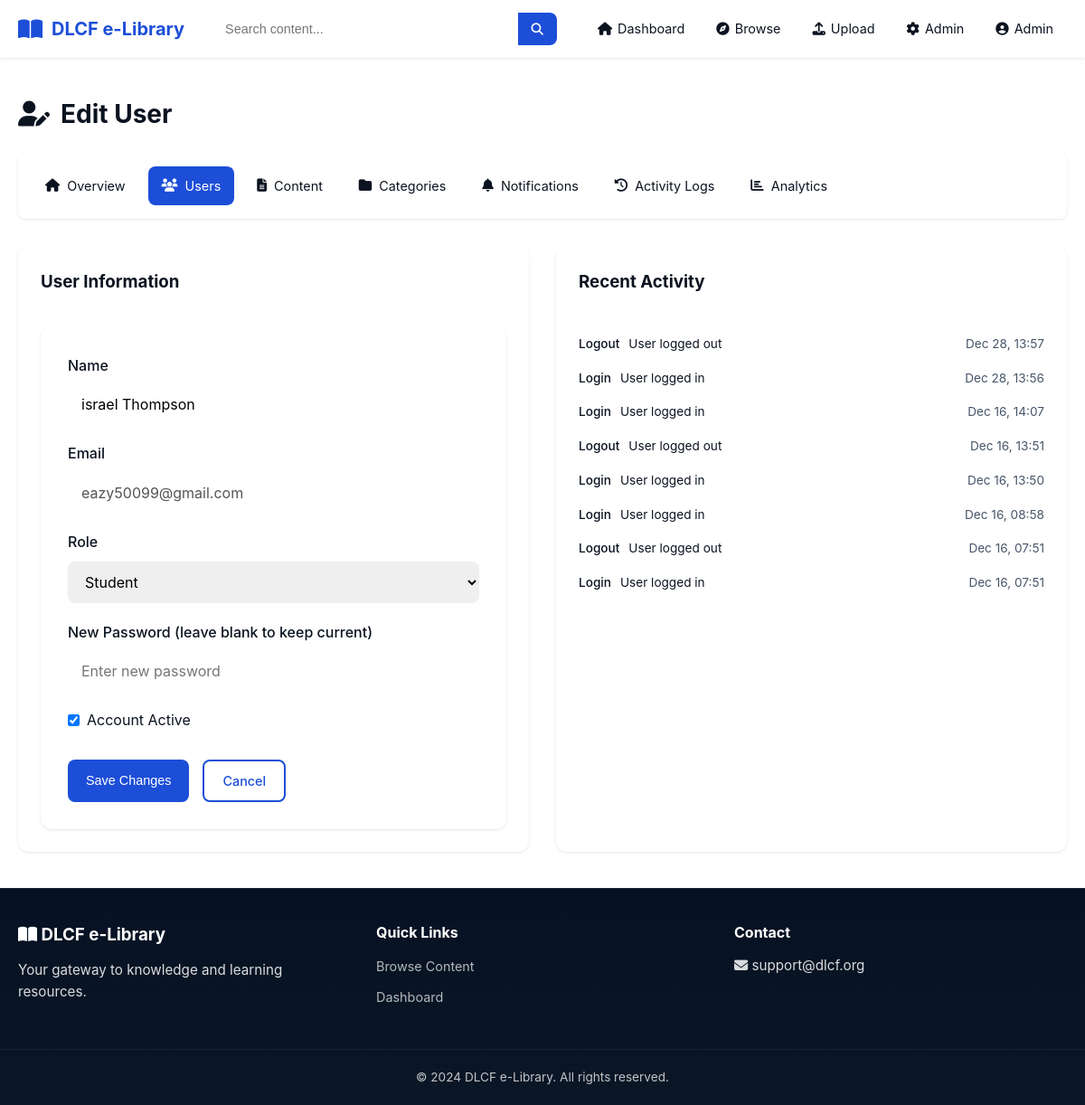
/admin/users/2/edit (signed in), run on the app's committed database.
### models.py (models this page shows, shortened)
class User(UserMixin, db.Model):
    id = db.Column(db.Integer, primary_key=True)
    name = db.Column(db.String(100), nullable=False)
    email = db.Column(db.String(120), unique=True, nullable=False)
    password_hash = db.Column(db.String(255), nullable=False)
    role = db.Column(db.String(20), default='student')
    bio = db.Column(db.Text)
    profile_photo = db.Column(db.String(255))
    created_at = db.Column(db.DateTime, default=datetime.utcnow)
    is_active = db.Column(db.Boolean, default=True)
    contents = db.relationship('Content', backref='uploader', lazy='dynamic')
    activities = db.relationship('ActivityLog', backref='user', lazy='dynamic')
    notifications = db.relationship('Notification', backref='recipient', lazy='dynamic')
    def is_admin(self):
        return self.role == 'admin'
    def can_upload(self):
        return self.role in ['admin', 'teacher']

class ActivityLog(db.Model):
    id = db.Column(db.Integer, primary_key=True)
    user_id = db.Column(db.Integer, db.ForeignKey('user.id'), nullable=False)
    content_id = db.Column(db.Integer, db.ForeignKey('content.id'))
    action = db.Column(db.String(50), nullable=False)
    details = db.Column(db.Text)
    ip_address = db.Column(db.String(50))
    timestamp = db.Column(db.DateTime, default=datetime.utcnow)

### routes/admin.py (the view, shortened to what this page needs)
@admin_bp.route('/users/<int:user_id>/edit', methods=['GET', 'POST'])
@login_required
@admin_required
def edit_user(user_id):
    user = User.query.get_or_404(user_id)
    activities = ActivityLog.query.filter_by(user_id=user.id).order_by(desc(ActivityLog.timestamp)).limit(20).all()
    return render_template('admin/edit_user.html', user=user, activities=activities)

### routes/admin.py (called while the page is built)
def admin_required(f):
    @wraps(f)
    def decorated_function(*args, **kwargs):
        if not current_user.is_authenticated or not current_user.is_admin():
            flash('You do not have permission to access this page.', 'error')
            return redirect(url_for('main.dashboard'))
        return f(*args, **kwargs)
    return decorated_function

### templates/admin/edit_user.html (shortened to what this page needs)
{% extends "base.html" %}
{% block content %}
<div class="admin-page">
    <div class="admin-header">
        <h1><i class="fas fa-user-edit"></i> Edit User</h1>
    </div>
    <div class="admin-nav">
        <a href="{{ url_for('admin.dashboard') }}"><i class="fas fa-home"></i> Overview</a>
        <a href="{{ url_for('admin.users') }}" class="active"><i class="fas fa-users"></i> Users</a>
        <a href="{{ url_for('admin.content') }}"><i class="fas fa-file-alt"></i> Content</a>
        <a href="{{ url_for('admin.categories') }}"><i class="fas fa-folder"></i> Categories</a>
        <a href="{{ url_for('admin.notifications') }}"><i class="fas fa-bell"></i> Notifications</a>
        <a href="{{ url_for('admin.activity') }}"><i class="fas fa-history"></i> Activity Logs</a>
        <a href="{{ url_for('admin.analytics') }}"><i class="fas fa-chart-bar"></i> Analytics</a>
    </div>
    <div class="admin-content-grid">
        <div class="admin-card">
            <h3>User Information</h3>
            <form method="POST" class="admin-form">
                <div class="form-group">
                    <label for="name">Name</label>
                    <input type="text" id="name" name="name" value="{{ user.name }}" required>
                </div>
                <div class="form-group">
                    <label>Email</label>
                    <input type="email" value="{{ user.email }}" disabled>
                </div>
                <div class="form-group">
                    <label for="role">Role</label>
                    <select id="role" name="role">
                        <option value="student" {% if user.role == 'student' %}selected{% endif %}>Student</option>
                    </select>
                </div>
                <div class="form-group">
                    <label for="new_password">New Password (leave blank to keep current)</label>
                    <input type="password" id="new_password" name="new_password" placeholder="Enter new password">
                </div>
                <div class="form-group checkbox">
                    <label>
                        <input type="checkbox" name="is_active" {% if user.is_active %}checked{% endif %}> Account Active
                    </label>
                </div>
                <div class="form-actions">
                    <button type="submit" class="btn btn-primary">Save Changes</button>
                    <a href="{{ url_for('admin.users') }}" class="btn btn-outline">Cancel</a>
                </div>
            </form>
        </div>
        <div class="admin-card">
            <h3>Recent Activity</h3>
            <div class="activity-mini-list">
                {% for activity in activities %}
                <div class="activity-mini-item">
                    <span class="action">{{ activity.action }}</span>
                    <span class="details">{{ activity.details or '' }}</span>
                    <span class="time">{{ activity.timestamp.strftime('%b %d, %H:%M') }}</span>
                </div>
                {% endfor %}
            </div>
        </div>
    </div>
</div>
{% endblock %}

### templates/base.html (shortened to what this page needs)
<!DOCTYPE html>
<html lang="en">
<head>
    <link rel="stylesheet" href="{{ url_for('static', filename='css/style.css') }}">
    <link rel="stylesheet" href="https://cdnjs.cloudflare.com/ajax/libs/font-awesome/6.4.0/css/all.min.css">
</head>
<body class="{% if request.endpoint == 'main.index' %}landing{% endif %}" data-endpoint="{{ request.endpoint }}">
    <nav class="navbar">
        <div class="nav-container">
            <a href="{{ url_for('main.index') }}" class="nav-logo">
                <i class="fas fa-book-open"></i>
                <span>DLCF e-Library</span>
            </a>
            {% if current_user.is_authenticated %}
            <div class="nav-search">
                <form action="{{ url_for('main.browse') }}" method="GET">
                    <input type="text" name="q" placeholder="Search content..." value="{{ request.args.get('q', '') }}">
                    <button type="submit"><i class="fas fa-search"></i></button>
                </form>
            </div>
            {% endif %}
            <ul class="nav-menu" id="navMenu">
                {% if current_user.is_authenticated %}
                <li><a href="{{ url_for('main.dashboard') }}"><i class="fas fa-home"></i> Dashboard</a></li>
                <li><a href="{{ url_for('main.browse') }}"><i class="fas fa-compass"></i> Browse</a></li>
                {% if current_user.can_upload() %}
                <li><a href="{{ url_for('content.upload') }}"><i class="fas fa-upload"></i> Upload</a></li>
                {% endif %}
                {% if current_user.is_admin() %}
                <li><a href="{{ url_for('admin.dashboard') }}"><i class="fas fa-cog"></i> Admin</a></li>
                {% endif %}
                <li class="nav-dropdown">
                    <a href="#" class="dropdown-toggle">
                        <i class="fas fa-user-circle"></i> {{ current_user.name }}
                    </a>
                </li>
                {% else %}
                <li><a href="{{ url_for('auth.login') }}"><i class="fas fa-sign-in-alt"></i> Login</a></li>
                <li><a href="{{ url_for('auth.register') }}" class="btn-nav">Register</a></li>
                {% endif %}
            </ul>
        </div>
    </nav>
    <main class="main-content">
        {% block content %}{% endblock %}
    </main>
    <footer class="footer">
        <div class="footer-content">
            <div class="footer-section">
                <h3><i class="fas fa-book-open"></i> DLCF e-Library</h3>
                <p>Your gateway to knowledge and learning resources.</p>
            </div>
            <div class="footer-section">
                <h4>Quick Links</h4>
                <ul>
                    <li><a href="{{ url_for('main.browse') }}">Browse Content</a></li>
                    <li><a href="{{ url_for('main.dashboard') }}">Dashboard</a></li>
                </ul>
            </div>
            <div class="footer-section">
                <h4>Contact</h4>
                <p><i class="fas fa-envelope"></i> support@dlcf.org</p>
            </div>
        </div>
        <div class="footer-bottom">
            <p>&copy; 2024 DLCF e-Library. All rights reserved.</p>
        </div>
    </footer>
</body>
</html>

### data on the page
User: name "Admin"
User: name "israel Thompson", email "eazy50099@gmail.com", role "Student", is_active "☑"
ActivityLog: action "Logout", details "User logged out", timestamp "Dec 28, 13:57"
ActivityLog: action "Login", details "User logged in", timestamp "Dec 28, 13:56"
ActivityLog: action "Login", details "User logged in", timestamp "Dec 16, 14:07"
ActivityLog: action "Logout", details "User logged out", timestamp "Dec 16, 13:51"
ActivityLog: action "Login", details "User logged in", timestamp "Dec 16, 13:50"
ActivityLog: action "Login", details "User logged in", timestamp "Dec 16, 08:58"
ActivityLog: action "Logout", details "User logged out", timestamp "Dec 16, 07:51"
ActivityLog: action "Login", details "User logged in", timestamp "Dec 16, 07:51"
